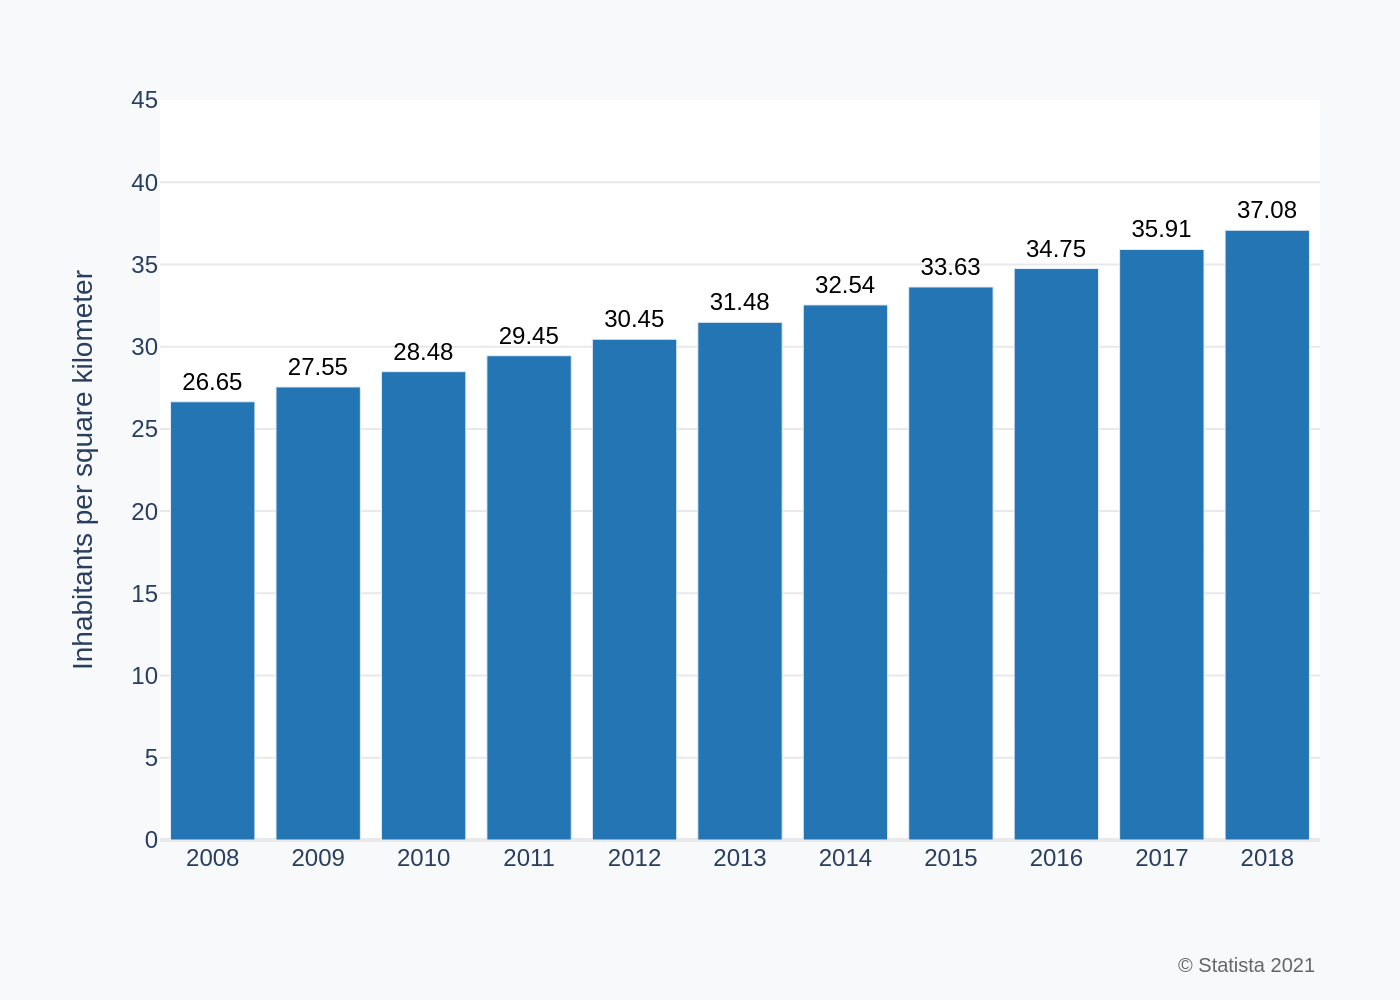

Write the Python code that produced this figure.
import sys
import json
import os
import plotly.graph_objects as go

# Check for command-line argument
if len(sys.argv) != 2:
    print("Usage: python generate_chart.py <json_file_path>")
    sys.exit(1)

json_file_path = sys.argv[1]

# Check if the file exists
if not os.path.exists(json_file_path):
    print(f"Error: File not found at {json_file_path}")
    sys.exit(1)

# Read data from the JSON file
try:
    with open(json_file_path, 'r', encoding='utf-8') as f:
        chart_config = json.load(f)
except json.JSONDecodeError:
    print(f"Error: Invalid JSON format in {json_file_path}")
    sys.exit(1)

# Extract data for plotting
chart_data = chart_config.get('chart_data', [])
texts = chart_config.get('texts', {})
colors = chart_config.get('colors', [])

categories = [item['category'] for item in chart_data]
values = [item['value'] for item in chart_data]

# Create the figure
fig = go.Figure()

# Add the bar trace
fig.add_trace(go.Bar(
    x=categories,
    y=values,
    marker_color=colors[0] if colors else '#1f77b4',
    text=values,
    texttemplate='%{y:.2f}',
    textposition='outside',
    textfont=dict(family='Arial', size=12, color='black'),
    cliponaxis=False
))

# Combine title and subtitle
title_text = texts.get('title') or ''
subtitle_text = texts.get('subtitle') or ''
if subtitle_text:
    title_text = f"{title_text}<br><span style='font-size:0.8em;color:#666;'>{subtitle_text}</span>"

# Update layout
fig.update_layout(
    title=dict(
        text=title_text,
        x=0.05,
        xanchor='left'
    ),
    font=dict(
        family="Arial",
        size=12
    ),
    xaxis=dict(
        title_text=texts.get('x_axis_title'),
        showgrid=False,
        zeroline=False
    ),
    yaxis=dict(
        title_text=texts.get('y_axis_title'),
        range=[0, 45],
        tickmode='linear',
        tick0=0,
        dtick=5,
        gridcolor='#e9e9e9',
        zeroline=True,
        zerolinecolor='#e9e9e9'
    ),
    plot_bgcolor='white',
    paper_bgcolor='#F8F9FA',
    showlegend=False,
    margin=dict(l=80, r=40, t=50, b=80),
    annotations=[
        dict(
            text=texts.get('source'),
            showarrow=False,
            xref='paper',
            yref='paper',
            x=1,
            y=-0.15,
            xanchor='right',
            yanchor='top',
            align='right',
            font=dict(size=10, color='#666666')
        )
    ]
)

# Determine output filename and save the image
base_filename = os.path.splitext(os.path.basename(json_file_path))[0]
output_filename = f"{base_filename}.png"

try:
    fig.write_image(output_filename, scale=2)
    print(f"Chart saved to {output_filename}")
except Exception as e:
    print(f"Error saving image: {e}")
    sys.exit(1)
